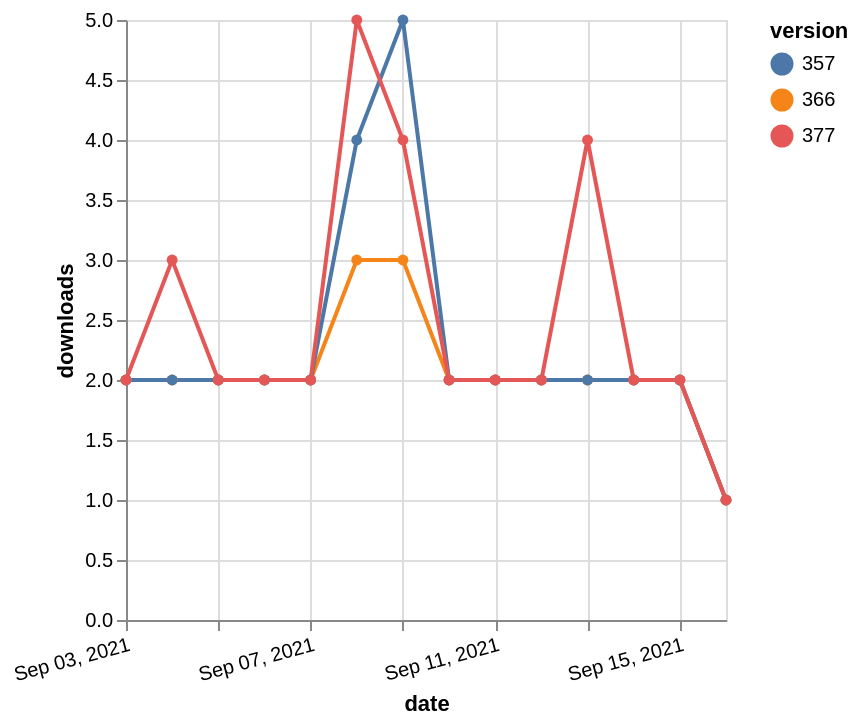

Describe this chart as a Vega-Lite specification.
### Vega-Lite specification from a JSON file in a GitHub repository (floating-point values rounded to 4 significant figures)
{"$schema": "https://vega.github.io/schema/vega-lite/v5.json", "description": "A simple bar chart with embedded data.", "data": {"values": [{"date": "2021-09-03", "total": 2301, "delta": 2, "version": "366"}, {"date": "2021-09-04", "total": 2303, "delta": 2, "version": "366"}, {"date": "2021-09-05", "total": 2305, "delta": 2, "version": "366"}, {"date": "2021-09-06", "total": 2307, "delta": 2, "version": "366"}, {"date": "2021-09-07", "total": 2309, "delta": 2, "version": "366"}, {"date": "2021-09-08", "total": 2312, "delta": 3, "version": "366"}, {"date": "2021-09-09", "total": 2315, "delta": 3, "version": "366"}, {"date": "2021-09-10", "total": 2317, "delta": 2, "version": "366"}, {"date": "2021-09-11", "total": 2319, "delta": 2, "version": "366"}, {"date": "2021-09-12", "total": 2321, "delta": 2, "version": "366"}, {"date": "2021-09-13", "total": 2323, "delta": 2, "version": "366"}, {"date": "2021-09-14", "total": 2325, "delta": 2, "version": "366"}, {"date": "2021-09-15", "total": 2327, "delta": 2, "version": "366"}, {"date": "2021-09-16", "total": 2328, "delta": 1, "version": "366"}, {"date": "2021-09-03", "total": 2831, "delta": 2, "version": "357"}, {"date": "2021-09-04", "total": 2833, "delta": 2, "version": "357"}, {"date": "2021-09-05", "total": 2835, "delta": 2, "version": "357"}, {"date": "2021-09-06", "total": 2837, "delta": 2, "version": "357"}, {"date": "2021-09-07", "total": 2839, "delta": 2, "version": "357"}, {"date": "2021-09-08", "total": 2843, "delta": 4, "version": "357"}, {"date": "2021-09-09", "total": 2848, "delta": 5, "version": "357"}, {"date": "2021-09-10", "total": 2850, "delta": 2, "version": "357"}, {"date": "2021-09-11", "total": 2852, "delta": 2, "version": "357"}, {"date": "2021-09-12", "total": 2854, "delta": 2, "version": "357"}, {"date": "2021-09-13", "total": 2856, "delta": 2, "version": "357"}, {"date": "2021-09-14", "total": 2858, "delta": 2, "version": "357"}, {"date": "2021-09-15", "total": 2860, "delta": 2, "version": "357"}, {"date": "2021-09-16", "total": 2861, "delta": 1, "version": "357"}, {"date": "2021-09-03", "total": 2101, "delta": 2, "version": "377"}, {"date": "2021-09-04", "total": 2104, "delta": 3, "version": "377"}, {"date": "2021-09-05", "total": 2106, "delta": 2, "version": "377"}, {"date": "2021-09-06", "total": 2108, "delta": 2, "version": "377"}, {"date": "2021-09-07", "total": 2110, "delta": 2, "version": "377"}, {"date": "2021-09-08", "total": 2115, "delta": 5, "version": "377"}, {"date": "2021-09-09", "total": 2119, "delta": 4, "version": "377"}, {"date": "2021-09-10", "total": 2121, "delta": 2, "version": "377"}, {"date": "2021-09-11", "total": 2123, "delta": 2, "version": "377"}, {"date": "2021-09-12", "total": 2125, "delta": 2, "version": "377"}, {"date": "2021-09-13", "total": 2129, "delta": 4, "version": "377"}, {"date": "2021-09-14", "total": 2131, "delta": 2, "version": "377"}, {"date": "2021-09-15", "total": 2133, "delta": 2, "version": "377"}, {"date": "2021-09-16", "total": 2134, "delta": 1, "version": "377"}]}, "width": "container", "mark": {"type": "line", "point": {"filled": true}}, "encoding": {"x": {"field": "date", "type": "temporal", "timeUnit": "yearmonthdate", "title": "date", "axis": {"labelAngle": -15}}, "y": {"field": "delta", "type": "quantitative", "title": "downloads"}, "color": {"field": "version", "type": "nominal"}, "tooltip": {"field": "delta"}}}
